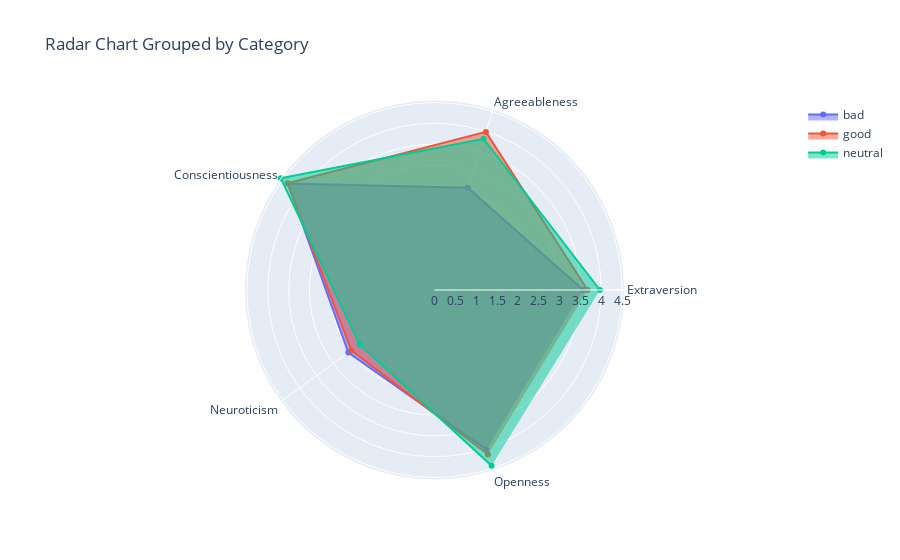

Here is the notebook cell this chart was saved with:
### Code cell
radar_chart(df)

### Figure 1 — Plotly figure (JSON) as saved in the notebook; plotly's stock layout.template omitted (floating-point values rounded to 4 significant figures)
{"data": [{"fill": "toself", "name": "bad", "r": [3.571, 2.578, 4.35, 2.555, 4.029], "theta": ["Extraversion", "Agreeableness", "Conscientiousness", "Neuroticism", "Openness"], "type": "scatterpolar"}, {"fill": "toself", "name": "good", "r": [3.675, 3.989, 4.358, 2.466, 4.151], "theta": ["Extraversion", "Agreeableness", "Conscientiousness", "Neuroticism", "Openness"], "type": "scatterpolar"}, {"fill": "toself", "name": "neutral", "r": [3.97, 3.817, 4.56, 2.221, 4.436], "theta": ["Extraversion", "Agreeableness", "Conscientiousness", "Neuroticism", "Openness"], "type": "scatterpolar"}], "layout": {"polar": {"radialaxis": {"range": [0, 4.56], "visible": true}}, "showlegend": true, "title": {"text": "Radar Chart Grouped by Category"}}}
